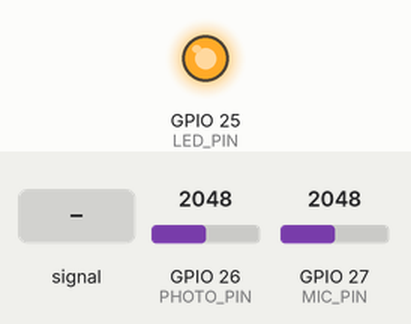
Recording of a sketch running on a simulated ESP32. Parts: output pins drawn as LEDs (lit = HIGH). The test bench sets the inputs (shaded band); at power-on: GPIO 27 (MIC_PIN) = 2048, GPIO 26 (PHOTO_PIN) = 2048. What the sketch prints to the serial monitor is not drawn.

Above: at 1.2 s.
1.3 s: GPIO 27 (MIC_PIN) fed a 200 Hz sine of ±1842 counts around its level
4.3 s: GPIO 27 (MIC_PIN) set to 0
At 4.8 s:
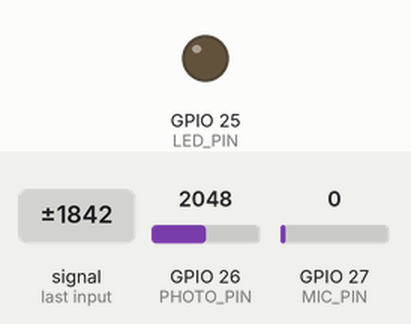
5.8 s: GPIO 27 (MIC_PIN) set to 491
At 6.9 s:
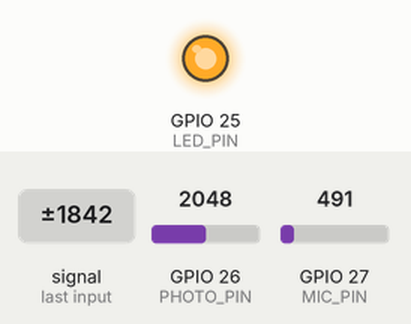
7.3 s: GPIO 27 (MIC_PIN) fed a 200 Hz sine of ±327 counts around its level
10.3 s: GPIO 26 (PHOTO_PIN) set to 491
At 11.5 s:
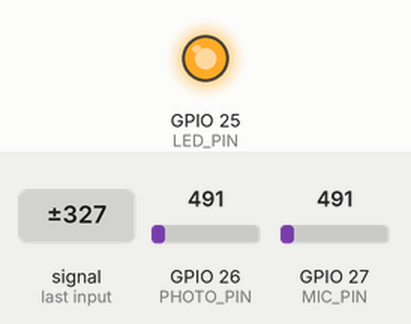
13.3 s: GPIO 26 (PHOTO_PIN) set to 0
Timing chart, 0 to 15.9 s (numbered marks = the images above; inputs shaded):
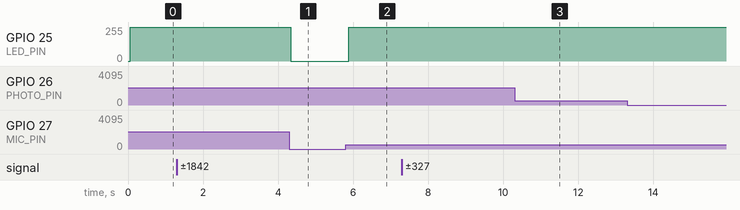

Measured:
- after the input at 4.3 s, GPIO 25 (LED_PIN): 255/255 → 0/255 at once
- after the input at 5.8 s, GPIO 25 (LED_PIN): 0/255 → 255/255 after 0.08 s
- after the input at 10.3 s, GPIO 25 (LED_PIN): stays 255/255 (without the input it goes to 245/255 after 1.8 s)

The sketch:

Sound_to_Light.ino
```cpp
/* This program uses a microphone, LED, and photoresistor to sample environment audio,
 * peform digital signal processing on saved values, then output the processed signal
 * to light via LED and fiber optics cable. That output is then picked up by a photoresistor,
 * which will later be configured to drive a speaker to play the processed audio.
 *
 * Author: Henri Schulz
 * Date: 3/19/2024
 */

// Sampling variables
#define SAMPLE_FREQ 4000 // max frequency is ~5k Hz depending on code changes
#define SAMPLE_SIZE 64
int samples[SAMPLE_SIZE]; // buffer of SAMPLE_SIZE to store samples
int processed[SAMPLE_SIZE]; // buffer of processed samples after DSP
int period = 1e6 / SAMPLE_FREQ; // determines period of each sample
int mic_sample; // used to temporarily hold sample of the mic
int sample_index = 0; // tracks index of sample in buffer
int startTime; // tracks start time of a sampling window to compute sampling frequency
bool processed_data = false;

// Pin mappings
const int LED_PIN = 25;
const int MIC_PIN = 27;
const int PHOTO_PIN = 26;

// Sets up pins and Serial monitor once
void setup() {
  pinMode(LED_PIN, OUTPUT);
  pinMode(MIC_PIN, INPUT);
  pinMode(PHOTO_PIN, INPUT);
  Serial.begin(115200);
}

void loop() {
  if (sampleMic()) { // If mic sample has been updated... (Note: keeps all reads and writes on same frequency)
    readFromLight(); // Reads photoresistor value and displays on Serial monitor
    if (sample_index == SAMPLE_SIZE) { // If sample buffer is full...
      // unsigned long long frequency = SAMPLE_SIZE * 1000000 / (micros() - startTime); // Calculate frequency
      // Serial.printf("Frequency:%lu\n", frequency); // Display frequency
      // startTime = micros(); // reset sampling window timer

      process_samples(); // update processed[] from samples[]
      sample_index = 0; // Reset sample index to overwrite existing values
      processed_data = true;
    }
    if (processed_data)
      writeLED(); // output processed value
    samples[sample_index] = mic_sample; // update samples at sample_index with the most recent microphone sample
    sample_index++; // move to the next index in samples[]
  }
}


// Reads analog value from photoresistor and prints them to serial
void readFromLight() {
  uint16_t light = analogRead(PHOTO_PIN);
  Serial.println(light);
}


// Applies some DSP to samples to update the processed array of samples
void process_samples() {
  // For this case, no DSP is applied
  for(int i = 0; i < SAMPLE_SIZE; i++)
    processed[i] = samples[i];

  // For this case, it just computes a moving average with a window of 3 (note: indices SAMPLE_SIZE-2 and SAMPLE_SIZE-1 will remain unchanged)
  // static const int windowSize = 3;
  // for (int i = 0; i + windowSize < SAMPLE_SIZE; i++)
  //   processed[i] = (samples[i] + samples[i+1] + samples[i+2]) / windowSize; // Note: could be done with a for loop, but this method is faster
}


// Outputs processed[sample_index] via light
void writeLED() {
  dacWrite(LED_PIN, processed[sample_index]);
  // Serial.println((uint8_t)processed[sample_index]); // Uncomment to print the value being written to the LED
}


/* Checks whether enough enough time has elapsed to take next microphone sample.
 *
 * If enough time has elapsed, stores sample into mic_sample and returns true.
 * If not enough time has elapsed, returns false;
 */
bool sampleMic() {
  static int lastSampleTime = micros(); // tracks time of last sample
  int currentTime = micros();
  if (currentTime >= lastSampleTime + period) { // if enough time has elapsed..
    lastSampleTime = currentTime;
    mic_sample = analogRead(MIC_PIN);
    // Serial.println(mic_sample);
    // Serial.printf("Mic:%d\n", mic_sample); // Uncomment to print mic_sampe to new line on Serial
    return true;
  }
  return false;
}
```
